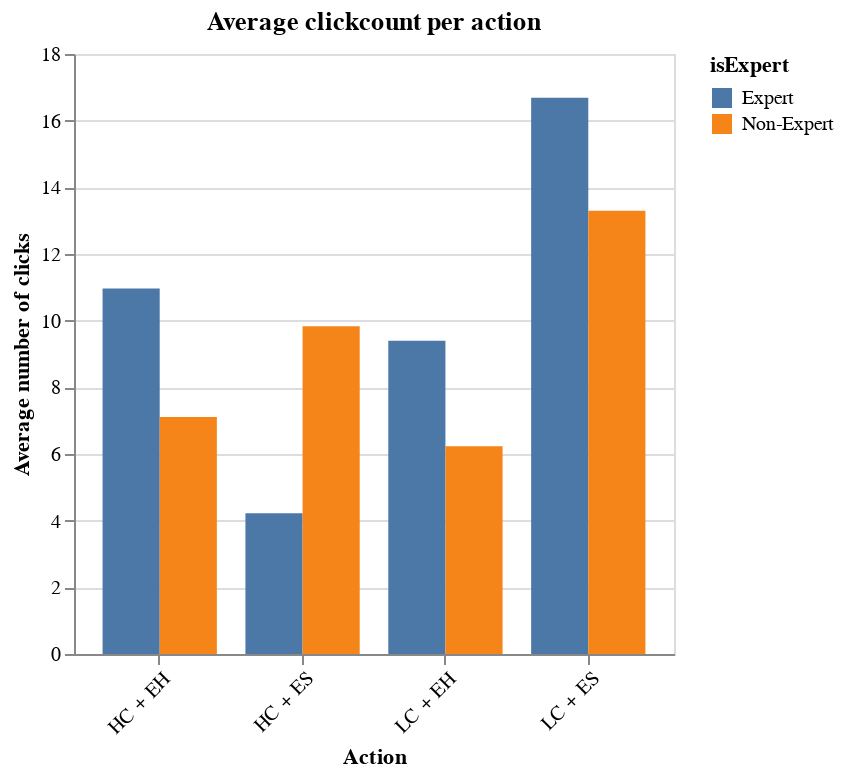

The code cell stored with this chart in its notebook:
### Code cell
#list all actions

actions = df.groupby(['userid','actionname', 'version', 'isExpert'])['actionname'].count().reset_index(name='click_count')

actions = actions.groupby(['version', 'isExpert'])['click_count'].mean().reset_index()

chart = alt.Chart(actions).mark_bar().encode(
    x=alt.X('version:N', title='Action', axis=alt.Axis(labelAngle=-45)),
    y=alt.Y('click_count:Q', title='Average number of clicks'),
    color='isExpert:N',
    xOffset='isExpert:N'
).properties(
    title='Average clickcount per action',
    width=300
)

chart

### Figure 1 — Vega-Lite specification as saved in the notebook (floating-point values rounded to 4 significant figures)
{"config": {"view": {"continuousWidth": 300, "continuousHeight": 300}}, "data": {"name": "data-37bc9d0a692a23677759cb9238e48405"}, "mark": {"type": "bar"}, "encoding": {"color": {"field": "isExpert", "type": "nominal"}, "x": {"axis": {"labelAngle": -45}, "field": "version", "title": "Action", "type": "nominal"}, "xOffset": {"field": "isExpert", "type": "nominal"}, "y": {"field": "click_count", "title": "Average number of clicks", "type": "quantitative"}}, "title": "Average clickcount per action", "width": 300, "$schema": "https://vega.github.io/schema/vega-lite/v5.8.0.json", "datasets": {"data-37bc9d0a692a23677759cb9238e48405": [{"version": "HC + EH", "isExpert": "Expert", "click_count": 10.96}, {"version": "HC + EH", "isExpert": "Non-Expert", "click_count": 7.107}, {"version": "HC + ES", "isExpert": "Expert", "click_count": 4.226}, {"version": "HC + ES", "isExpert": "Non-Expert", "click_count": 9.831}, {"version": "LC + EH", "isExpert": "Expert", "click_count": 9.4}, {"version": "LC + EH", "isExpert": "Non-Expert", "click_count": 6.234}, {"version": "LC + ES", "isExpert": "Expert", "click_count": 16.68}, {"version": "LC + ES", "isExpert": "Non-Expert", "click_count": 13.3}]}}
